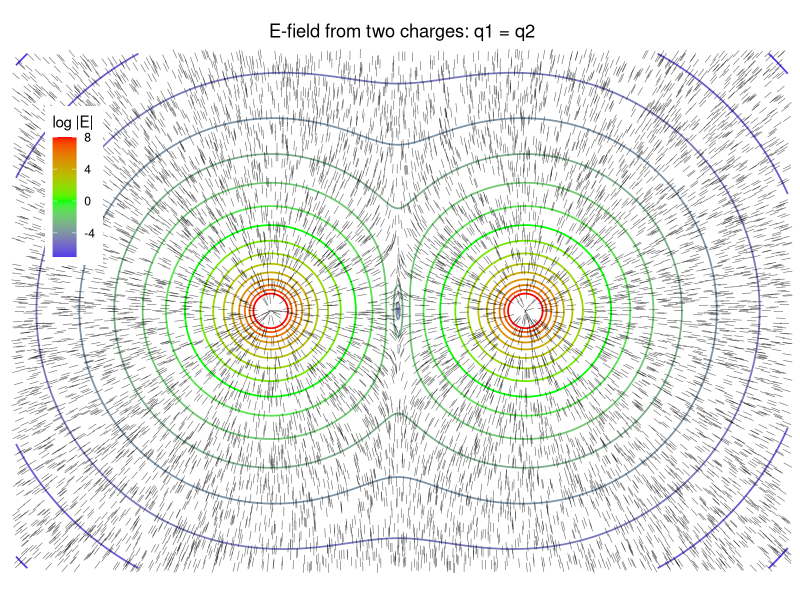
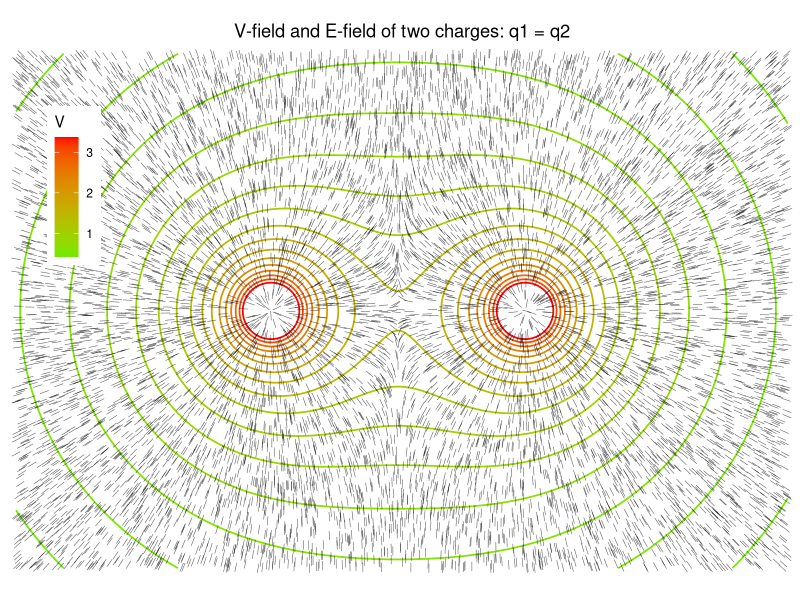
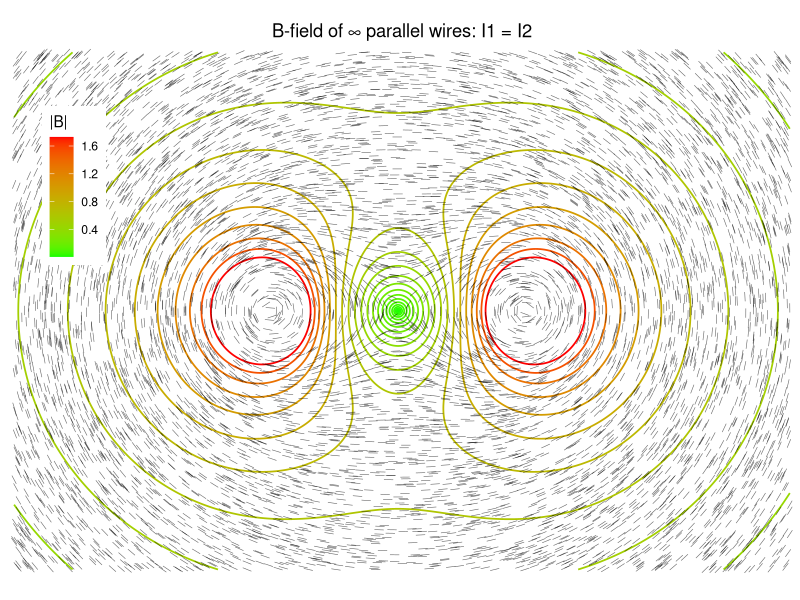
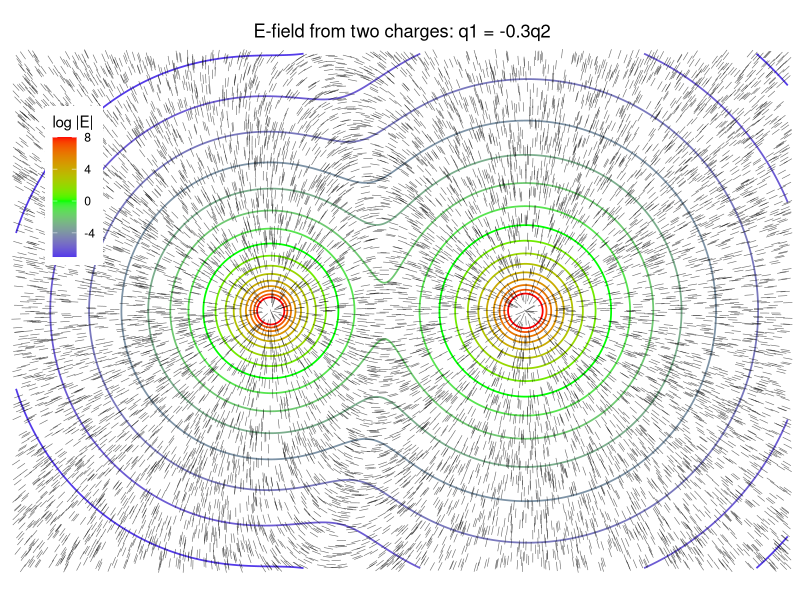
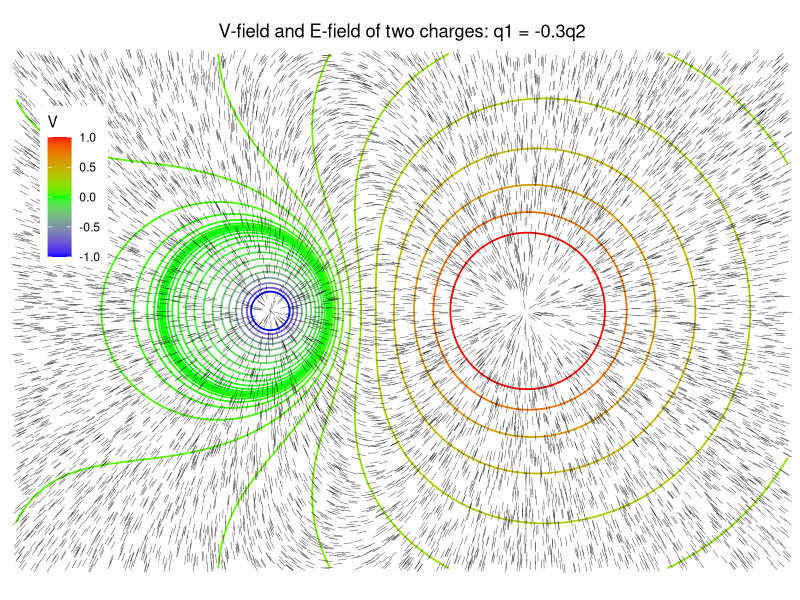
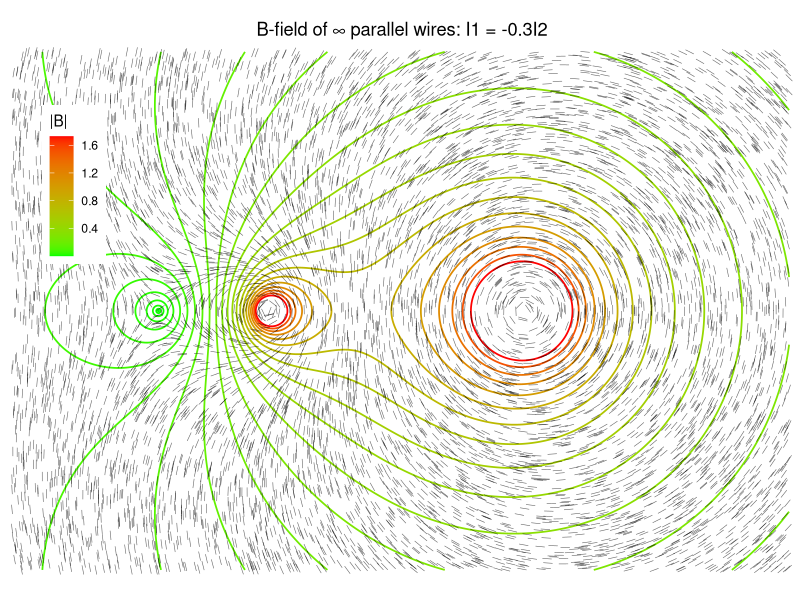
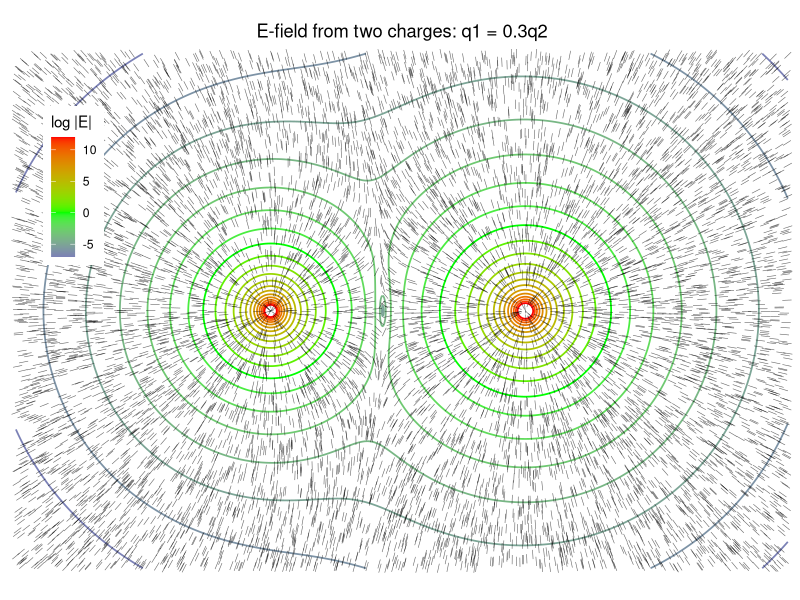
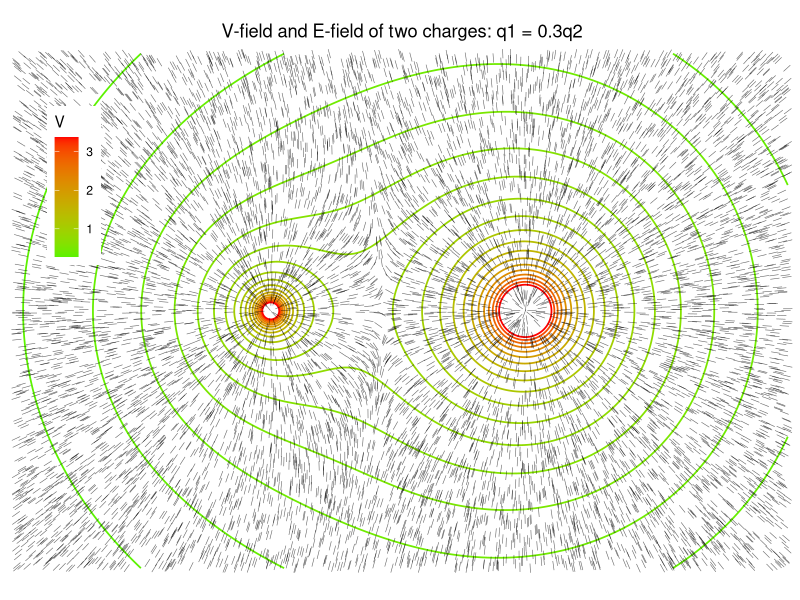

Generate these figures, in order, with R:
library(ggplot2)

# function to calculate E, V, B fields
# returns dataframe
# Args: vectors <source1> and <source2> containing x-y coordinates (fractions of plot width/height) 
# and field strength (equal to k*q for electrostatic fields or µ0*I/2/pi for magnetic fields).
# Usage example:
# df_field <- calc_fields(c('x'=0.33, 'y'=0.5, 's'=-0.3), c('x'=0.66, 'y'=0.5, 's'=1))

calc_fields <- function (source1, source2) {
  # Vector normalization scalar (makes field lines longer or shorter). Recommended value: 0.012
  norm_scale <- 0.012
  
  # Resolution of coordinate grid. Recommended value: c('x'=900, 'y'=600)
  res <- c('x'=900, 'y'=600)
  
  # Physical distance scale (plot width in m)
  dist_scale <- 9
  
  source1['x'] <- source1['x']*dist_scale
  source2['x'] <- source2['x']*dist_scale
  source1['y'] <- source1['y']*dist_scale/res['x']*res['y']
  source2['y'] <- source2['y']*dist_scale/res['x']*res['y']
  
  fun_Ex <- function(x, y, X, Y, k)       {  k*(x-X)/((x-X)^2+(y-Y)^2)^3 }
  fun_Ey <- function(x, y, X, Y, k)       {  k*(y-Y)/((x-X)^2+(y-Y)^2)^3 }
  fun_mag <- function(Field_x, Field_y)   { sqrt(Field_x^2 + Field_y^2) }
  fun_log_mag <- function(Field_x, Field_y) { log(sqrt(Field_x^2 + Field_y^2)) }
  fun_V <- function(x, y, X, Y, k)        {  k/sqrt(((x-X)^2+(y-Y)^2)) }
  fun_Bx <- function(x, y, X, Y, k)       { k*(Y-y)/((x-X)^2+(y-Y)^2) }
  fun_By <- function(x, y, X, Y, k)       { k*(x-X)/((x-X)^2+(y-Y)^2) }
  
  
  # combine vector elements into dataframe pairs
  df_field <- expand.grid(seq(0, dist_scale, length=res['x']), seq(0, dist_scale/res['x']*res['y'], length=res['y']))
  
  names(df_field) <- c("x", "y")
  
  # Field coordinates and magnitudes
  
  df_field$E1x <- fun_Ex(df_field$x, df_field$y, source1['x'], source1['y'], source1['s'])
  df_field$E1y <- fun_Ey(df_field$x, df_field$y, source1['x'], source1['y'], source1['s'])
  df_field$E1 <- fun_log_mag(df_field$E1x, df_field$E1y)
  
  df_field$E2x <- fun_Ex(df_field$x, df_field$y, source2['x'], source2['y'], source2['s'])
  df_field$E2y <- fun_Ey(df_field$x, df_field$y, source2['x'], source2['y'], source2['s'])
  df_field$E2 <- fun_log_mag(df_field$E2x, df_field$E2y)
  
  df_field$Ex <- df_field$E1x + df_field$E2x
  df_field$Ey <- df_field$E1y + df_field$E2y
  df_field$E <- fun_log_mag(df_field$Ex, df_field$Ey)
  
  df_field$V1 <-fun_V(df_field$x, df_field$y, source1['x'], source1['y'], source1['s'])
  df_field$V2 <-fun_V(df_field$x, df_field$y, source2['x'], source2['y'], source2['s'])
  df_field$V <- df_field$V1 + df_field$V2
  
  df_field$E1normx <- df_field$E1x/fun_mag(df_field$E1, df_field$E1y)
  df_field$E1normy <- df_field$E1y/fun_mag(df_field$E1, df_field$E1y)
  
  df_field$Enormx <- norm_scale*dist_scale*df_field$Ex/fun_mag(df_field$Ex, df_field$Ey)
  df_field$Enormy <- norm_scale*dist_scale*df_field$Ey/fun_mag(df_field$Ex, df_field$Ey)
  
  df_field$B1x <- fun_Bx(df_field$x, df_field$y, source1['x'], source1['y'], source1['s'])
  df_field$B1y <- fun_By(df_field$x, df_field$y, source1['x'], source1['y'], source1['s'])
  df_field$B1 <- fun_mag(df_field$B1x, df_field$B1y)
  
  df_field$B2x <- fun_Bx(df_field$x, df_field$y, source2['x'], source2['y'], source2['s'])
  df_field$B2y <- fun_By(df_field$x, df_field$y, source2['x'], source2['y'], source2['s'])
  df_field$B2 <- fun_mag(df_field$B2x, df_field$B2y)
  
  df_field$Bx <- df_field$B1x + df_field$B2x
  df_field$By <- df_field$B1y + df_field$B2y
  df_field$B <- fun_mag(df_field$Bx, df_field$By)
  
  df_field$B1normx <- norm_scale*dist_scale*df_field$B1x/fun_mag(df_field$B1x, df_field$B1y)
  df_field$B1normy <- norm_scale*dist_scale*df_field$B1y/fun_mag(df_field$B1x, df_field$B1y)
  
  df_field$B2normx <- norm_scale*dist_scale*df_field$B2x/fun_mag(df_field$B2x, df_field$B2y)
  df_field$B2normy <- norm_scale*dist_scale*df_field$B2y/fun_mag(df_field$B2x, df_field$B2y)
  
  df_field$Bnormx <- norm_scale*dist_scale*df_field$Bx/fun_mag(df_field$Bx, df_field$By)
  df_field$Bnormy <- norm_scale*dist_scale*df_field$By/fun_mag(df_field$Bx, df_field$By)
  
  return (df_field)
}



### Plots

df_field <- calc_fields(c('x'=0.33, 'y'=0.5, 's'=1), c('x'=0.66, 'y'=0.5, 's'=1))

# E field plot
ggplot(df_field, aes(x = x, y = y)) + 
  stat_contour(aes(z = E, color=..level..),breaks=-11:8, size = 0.6) +  
  scale_colour_gradient2(name = "log |E|", low = "blue", mid = "green", high = "red",
                         midpoint = 0, space = "Lab", 
                         na.value = "grey50", guide = "colourbar") +
  geom_segment(data = df_field[sample(nrow(df_field), 10000), ], 
               aes(x = x -Enormx/2, y = y - Enormy/2, xend = x + Enormx/2, yend = y + Enormy/2), 
               size = 0.2, alpha = 0.6) +
  scale_x_continuous(expand = c(0, 0)) +
  scale_y_continuous(expand = c(0, 0)) +
  theme(plot.title = element_text(hjust = 0.5),
        legend.position = c(0.08, 0.74),
        axis.title.x = element_blank(),
        axis.ticks.x = element_blank(),
        axis.text.x = element_blank(),
        axis.title.y = element_blank(),
        axis.ticks.y = element_blank(),
        axis.text.y = element_blank(),
        panel.grid.major = element_blank(),
        panel.grid.minor = element_blank(),
        panel.border = element_blank(),
        panel.background = element_blank()) +
  coord_fixed() + #preserve aspect ratio
  ggtitle("E-field from two charges: q1 = q2")

ggsave('E_1_1.png', height=4.5, width=6)


# E-field and V-field plot
ggplot() + 
  stat_contour(data = df_field, aes(x = x, y = y, z = V, color=..level..), breaks=seq(0,1.5,0.05)^3, size = 0.6) +  
  scale_colour_gradient2(name = "V", low = "blue", mid = "green", high = "red",
                         midpoint = 0, space = "Lab", 
                         na.value = "grey50", guide = "colourbar") +
  geom_segment(data = df_field[sample(nrow(df_field), 10000), ], 
               aes(x = x -Enormx/2, y = y - Enormy/2, xend = x + Enormx/2, yend = y + Enormy/2), 
               size = 0.2, alpha = 0.6) +
  scale_x_continuous(expand = c(0, 0)) +
  scale_y_continuous(expand = c(0, 0)) +
  theme(plot.title = element_text(hjust = 0.5),
        legend.position = c(0.08, 0.74),
        axis.title.x = element_blank(),
        axis.ticks.x = element_blank(),
        axis.text.x = element_blank(),
        axis.title.y = element_blank(),
        axis.ticks.y = element_blank(),
        axis.text.y = element_blank(),
        panel.grid.major = element_blank(),
        panel.grid.minor = element_blank(),
        panel.border = element_blank(),
        panel.background = element_blank()) +
  coord_fixed() + 
  ggtitle("V-field and E-field of two charges: q1 = q2")

ggsave('V_1_1.png', height=4.5, width=6)


# B-field plot
ggplot() + 
  stat_contour(data = df_field, aes(x = x, y = y, z = B, color=..level..), breaks=seq(0,1.2,0.05)^3, size = 0.6) +  
  scale_colour_gradient2(name = "|B|", low = "blue", mid = "green", high = "red",
                         midpoint = 0, space = "Lab", 
                         na.value = "grey50", guide = "colourbar") +
  geom_segment(data = df_field[sample(nrow(df_field), 8000), ], 
               aes(x = x - Bnormx/2, y = y - Bnormy/2, xend = x + Bnormx/2, yend = y + Bnormy/2), 
               size = 0.2, alpha = 0.6) +
  scale_x_continuous(expand = c(0, 0)) +
  scale_y_continuous(expand = c(0, 0)) +
  theme(plot.title = element_text(hjust = 0.5),
        legend.position = c(0.08, 0.74),
        axis.title.x = element_blank(),
        axis.ticks.x = element_blank(),
        axis.text.x = element_blank(),
        axis.title.y = element_blank(),
        axis.ticks.y = element_blank(),
        axis.text.y = element_blank(),
        panel.grid.major = element_blank(),
        panel.grid.minor = element_blank(),
        panel.border = element_blank(),
        panel.background = element_blank()) +
  coord_fixed() + 
  ggtitle("B-field of ∞ parallel wires: I1 = I2")
ggsave('B_1_1.png', height=4.5, width=6)






#---- EXTRA PLOTS

df_field <- calc_fields(c('x'=0.33, 'y'=0.5, 's'=-0.3), c('x'=0.66, 'y'=0.5, 's'=1))

# E field plot
ggplot(df_field, aes(x = x, y = y)) + 
  stat_contour(aes(z = E, color=..level..),breaks=-7:8, size = 0.6) +  
  scale_colour_gradient2(name = "log |E|", low = "blue", mid = "green", high = "red",
                         midpoint = 0, space = "Lab", 
                         na.value = "grey50", guide = "colourbar") +
  geom_segment(data = df_field[sample(nrow(df_field), 10000), ], 
               aes(x = x -Enormx/2, y = y - Enormy/2, xend = x + Enormx/2, yend = y + Enormy/2), 
               size = 0.2, alpha = 0.6) +
  scale_x_continuous(expand = c(0, 0)) +
  scale_y_continuous(expand = c(0, 0)) +
  theme(plot.title = element_text(hjust = 0.5),
        legend.position = c(0.08, 0.74),
        axis.title.x = element_blank(),
        axis.ticks.x = element_blank(),
        axis.text.x = element_blank(),
        axis.title.y = element_blank(),
        axis.ticks.y = element_blank(),
        axis.text.y = element_blank(),
        panel.grid.major = element_blank(),
        panel.grid.minor = element_blank(),
        panel.border = element_blank(),
        panel.background = element_blank()) +
  coord_fixed() + #preserve aspect ratio
  ggtitle("E-field from two charges: q1 = -0.3q2")
ggsave('E_-03_1.png', height=4.5, width=6)


# E-field and V-field plot
ggplot() + 
  stat_contour(data = df_field, aes(x = x, y = y, z = V, color=..level..), breaks=seq(-1, 1, 0.05)^5, size = 0.6) +  
  scale_colour_gradient2(name = "V", low = "blue", mid = "green", high = "red",
                         midpoint = 0, space = "Lab", 
                         na.value = "grey50", guide = "colourbar") +
  geom_segment(data = df_field[sample(nrow(df_field), 10000), ], 
               aes(x = x -Enormx/2, y = y - Enormy/2, xend = x + Enormx/2, yend = y + Enormy/2), 
               size = 0.2, alpha = 0.6) +
  scale_x_continuous(expand = c(0, 0)) +
  scale_y_continuous(expand = c(0, 0)) +
  theme(plot.title = element_text(hjust = 0.5),
        legend.position = c(0.08, 0.74),
        axis.title.x = element_blank(),
        axis.ticks.x = element_blank(),
        axis.text.x = element_blank(),
        axis.title.y = element_blank(),
        axis.ticks.y = element_blank(),
        axis.text.y = element_blank(),
        panel.grid.major = element_blank(),
        panel.grid.minor = element_blank(),
        panel.border = element_blank(),
        panel.background = element_blank()) +
  coord_fixed() + 
  ggtitle("V-field and E-field of two charges: q1 = -0.3q2")
ggsave('V_-03_1.png', height=4.5, width=6)


# B-field plot
ggplot() + 
  stat_contour(data = df_field, aes(x = x, y = y, z = B, color=..level..), breaks=seq(0,1.2,0.05)^3, size = 0.6) +  
  scale_colour_gradient2(name = "|B|", low = "blue", mid = "green", high = "red",
                         midpoint = 0, space = "Lab", 
                         na.value = "grey50", guide = "colourbar") +
  geom_segment(data = df_field[sample(nrow(df_field), 8000), ], 
               aes(x = x - Bnormx/2, y = y - Bnormy/2, xend = x + Bnormx/2, yend = y + Bnormy/2), 
               size = 0.2, alpha = 0.6) +
  scale_x_continuous(expand = c(0, 0)) +
  scale_y_continuous(expand = c(0, 0)) +
  theme(plot.title = element_text(hjust = 0.5),
        legend.position = c(0.08, 0.74),
        axis.title.x = element_blank(),
        axis.ticks.x = element_blank(),
        axis.text.x = element_blank(),
        axis.title.y = element_blank(),
        axis.ticks.y = element_blank(),
        axis.text.y = element_blank(),
        panel.grid.major = element_blank(),
        panel.grid.minor = element_blank(),
        panel.border = element_blank(),
        panel.background = element_blank()) +
  coord_fixed() + 
  ggtitle("B-field of ∞ parallel wires: I1 = -0.3I2")
ggsave('B_-03_1.png', height=4.5, width=6)




#---- EXTRA PLOTS

df_field <- calc_fields(c('x'=0.33, 'y'=0.5, 's'=0.3), c('x'=0.66, 'y'=0.5, 's'=1))

# E field plot
ggplot(df_field, aes(x = x, y = y)) + 
  stat_contour(aes(z = E, color=..level..),breaks=-7:12, size = 0.6) +  
  scale_colour_gradient2(name = "log |E|", low = "blue", mid = "green", high = "red",
                         midpoint = 0, space = "Lab", 
                         na.value = "grey50", guide = "colourbar") +
  geom_segment(data = df_field[sample(nrow(df_field), 10000), ], 
               aes(x = x -Enormx/2, y = y - Enormy/2, xend = x + Enormx/2, yend = y + Enormy/2), 
               size = 0.2, alpha = 0.6) +
  scale_x_continuous(expand = c(0, 0)) +
  scale_y_continuous(expand = c(0, 0)) +
  theme(plot.title = element_text(hjust = 0.5),
        legend.position = c(0.08, 0.74),
        axis.title.x = element_blank(),
        axis.ticks.x = element_blank(),
        axis.text.x = element_blank(),
        axis.title.y = element_blank(),
        axis.ticks.y = element_blank(),
        axis.text.y = element_blank(),
        panel.grid.major = element_blank(),
        panel.grid.minor = element_blank(),
        panel.border = element_blank(),
        panel.background = element_blank()) +
  coord_fixed() + #preserve aspect ratio
  ggtitle("E-field from two charges: q1 = 0.3q2")
ggsave('E_03_1.png', height=4.5, width=6)


# E-field and V-field plot
ggplot() + 
  stat_contour(data = df_field, aes(x = x, y = y, z = V, color=..level..), breaks=seq(0,1.5,0.05)^3, size = 0.6) +  
  scale_colour_gradient2(name = "V", low = "blue", mid = "green", high = "red",
                         midpoint = 0, space = "Lab", 
                         na.value = "grey50", guide = "colourbar") +
  geom_segment(data = df_field[sample(nrow(df_field), 10000), ], 
               aes(x = x -Enormx/2, y = y - Enormy/2, xend = x + Enormx/2, yend = y + Enormy/2), 
               size = 0.2, alpha = 0.6) +
  scale_x_continuous(expand = c(0, 0)) +
  scale_y_continuous(expand = c(0, 0)) +
  theme(plot.title = element_text(hjust = 0.5),
        legend.position = c(0.08, 0.74),
        axis.title.x = element_blank(),
        axis.ticks.x = element_blank(),
        axis.text.x = element_blank(),
        axis.title.y = element_blank(),
        axis.ticks.y = element_blank(),
        axis.text.y = element_blank(),
        panel.grid.major = element_blank(),
        panel.grid.minor = element_blank(),
        panel.border = element_blank(),
        panel.background = element_blank()) +
  coord_fixed() + 
  ggtitle("V-field and E-field of two charges: q1 = 0.3q2")

ggsave('V_03_1.png', height=4.5, width=6)


# B-field plot
ggplot() + 
  stat_contour(data = df_field, aes(x = x, y = y, z = B, color=..level..), breaks=seq(0,1.2,0.05)^3, size = 0.6) +  
  scale_colour_gradient2(name = "|B|", low = "blue", mid = "green", high = "red",
                         midpoint = 0, space = "Lab", 
                         na.value = "grey50", guide = "colourbar") +
  geom_segment(data = df_field[sample(nrow(df_field), 8000), ], 
               aes(x = x - Bnormx/2, y = y - Bnormy/2, xend = x + Bnormx/2, yend = y + Bnormy/2), 
               size = 0.2, alpha = 0.6) +
  scale_x_continuous(expand = c(0, 0)) +
  scale_y_continuous(expand = c(0, 0)) +
  theme(plot.title = element_text(hjust = 0.5),
        legend.position = c(0.08, 0.74),
        axis.title.x = element_blank(),
        axis.ticks.x = element_blank(),
        axis.text.x = element_blank(),
        axis.title.y = element_blank(),
        axis.ticks.y = element_blank(),
        axis.text.y = element_blank(),
        panel.grid.major = element_blank(),
        panel.grid.minor = element_blank(),
        panel.border = element_blank(),
        panel.background = element_blank()) +
  coord_fixed() + 
  ggtitle("B-field of ∞ parallel wires: I1 = 0.3I2")
ggsave('B_03_1.png', height=4.5, width=6)
